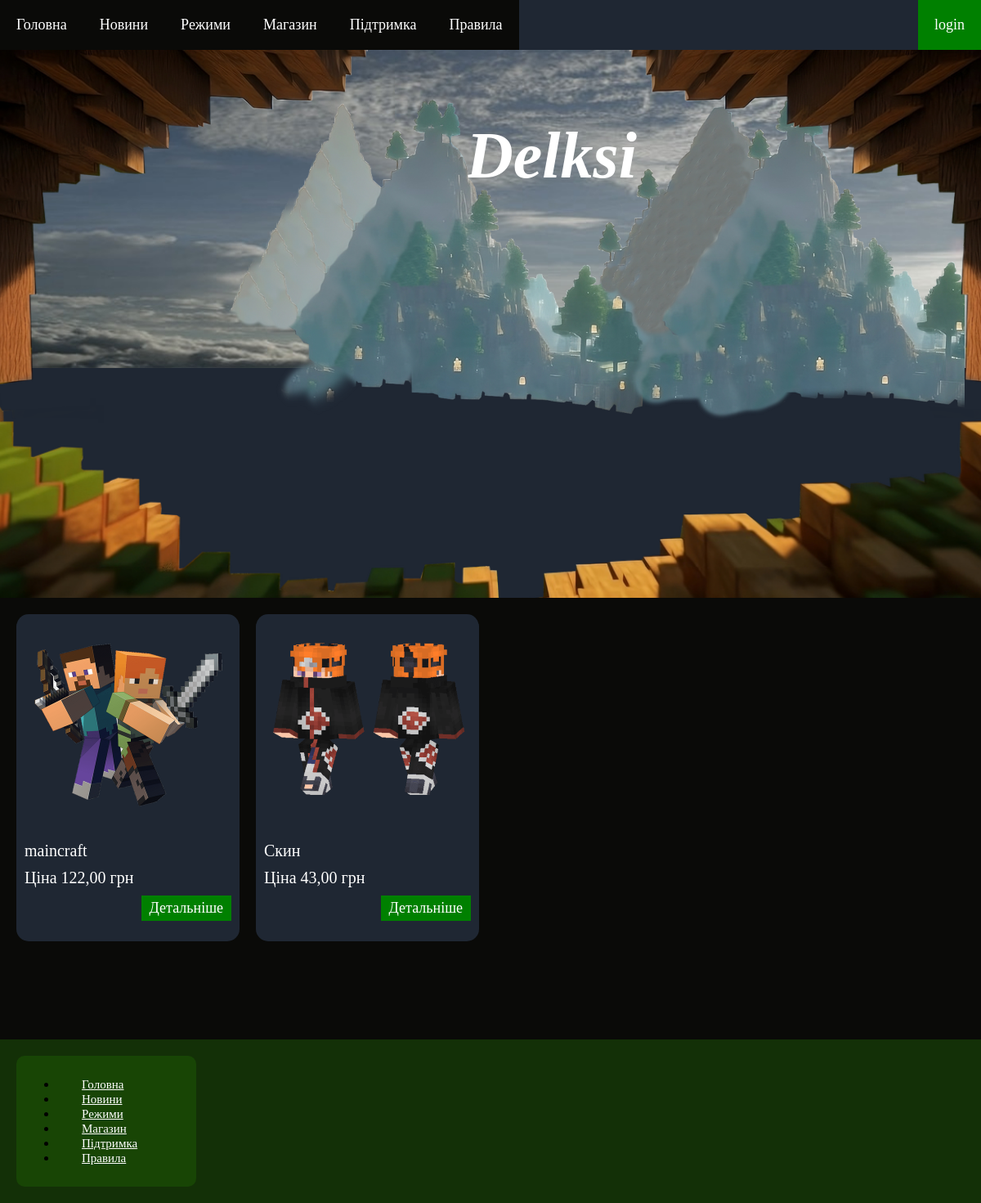
Before: / with the older database file.
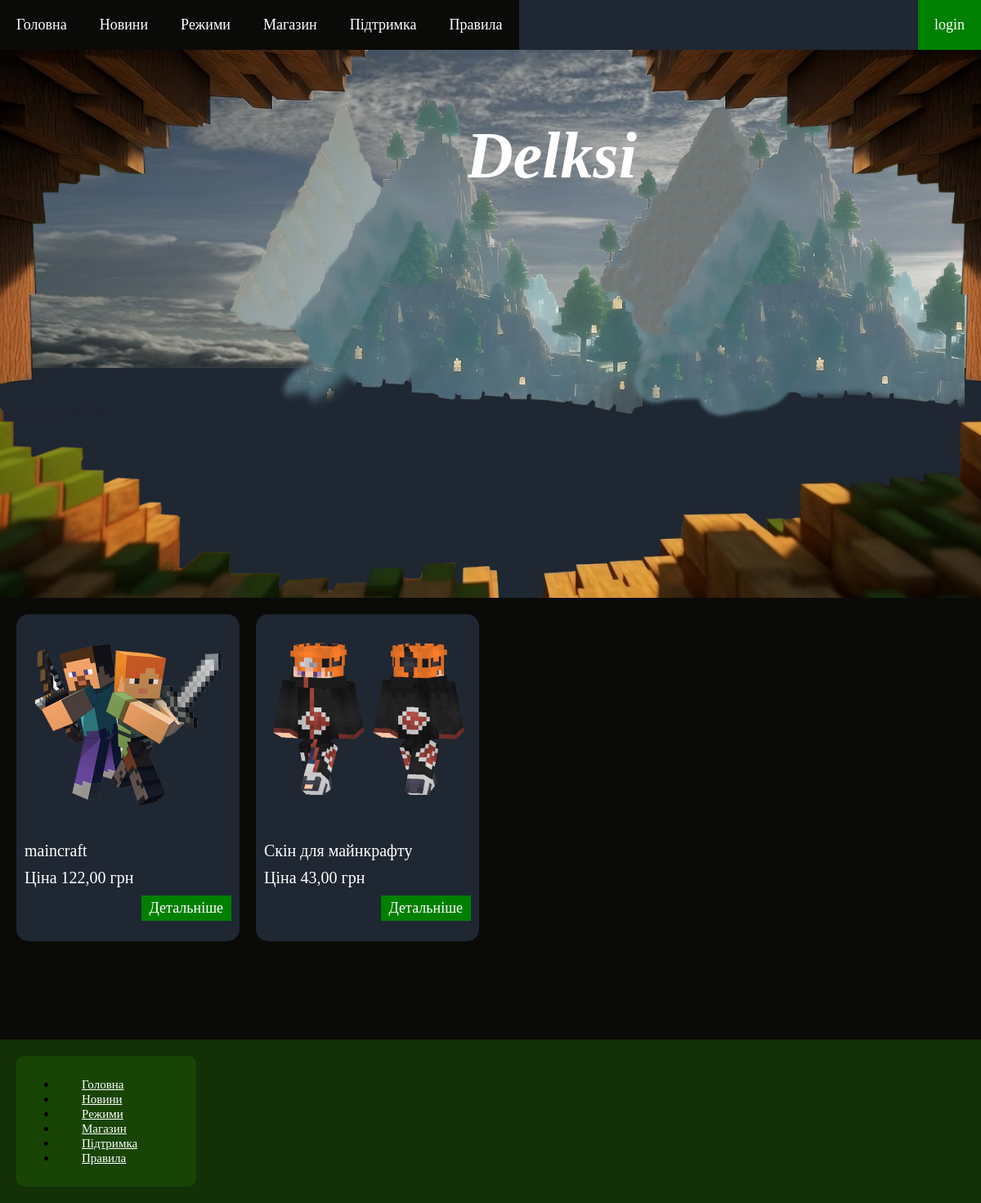
After: the same page with the newer database file.
### Shop/models.py (models this page shows, shortened)
class Products(models.Model):
    name = models.CharField(max_length=50, verbose_name="Назва")
    img = models.ImageField(upload_to='avatar', default='product/avatar_crj2ayQ.jpg')
    description = models.TextField(blank=True, verbose_name="Опис")
    price = models.DecimalField(max_digits=10, decimal_places=2, verbose_name="Ціна товару")
    discont = models.DecimalField(max_digits=100, decimal_places=0, verbose_name="Знижка")
    number = models.DecimalField(max_digits=10, decimal_places=0, default=0, verbose_name="Проданих")
    class Meta:
        verbose_name = "Товар"
        verbose_name_plural = "Товари"

### Shop/views.py (the view)
# urls.py: path('', views.index, name='index'),
def index(request):
    context = {}
    if request.user.username:
        user = User.objects.get(username=request.user.username)
        context.update({"user": user})
    products = Products.objects.all()
    context.update({"products": products})
    return render(request, 'Shop/index.html', context=context)

### templates/Shop/index.html (shortened to what this page needs)
{% extends "Shop/base.html" %}
{% block base %}
<div class="logo">
</div>
<div class="content">
    {% for prod in products %}
        <div class="product">
            <div class="img_div">
                <img class="prod_img" src="{{ prod.img.url }}">
            </div>
            <p class="title">{{ prod.name }}</p>
            <p class="title">Ціна {{ prod.price }} грн</p>
            <a class="prod_link" href="{% url 'product' id=prod.id %}">Детальніше</a>
        </div>
    {% endfor %}
</div>
{% endblock %}

### templates/Shop/base.html (shortened to what this page needs)
<!DOCTYPE html>
<html lang="en">
<head>
    {% load static %}
    <link href="{% static 'Shop/css/style.css' %}" rel="stylesheet">
</head>
<body>
    <div class="head">
        <div class="navig">
        <nav>
            <ul id="nav">
                <li id="li"><a class="head_a" href="{% url 'index' %}">Головна</a></li>
                <li id="li"><a class="head_a" href="{% url 'news' %}">Новини</a></li>
                <li id="li"><a class="head_a" href="{% url 'mode' %}">Режими</a></li>
                <li id="li"><a class="head_a" href="{% url 'shop' %}">Магазин</a></li>
                <li id="li"><a class="head_a" href="{% url 'support' %}">Підтримка</a></li>
                <li id="li"><a class="head_a" href="{% url 'rules' %}">Правила</a></li>
            </ul>
        </nav>
        </div>
        <div class="navig1">
            {% if user.is_authenticated %}
            <a class="user_r" href="{% url 'logout' %}" onclick="return confirm('Ви впевнені, що хочете вийти?')">logout</a>
            <a class="user_r" href="{% url 'user' %}">{{ user.username }}</a>
            <a class="user_r" href="{% url 'admin:index' %}">Admin</a>
            {% else %}
            <a class="user_r" href="{% url 'login' %}">login</a>
            {% endif %}
        </div>
    </div>
        {% block base %}
        {% endblock %}
    <footer>
        <div class="foot_link">
            <nav>
            <ul>
                <li><a class="rule_description" href="{% url 'index' %}">Головна</a></li>
                <li><a class="rule_description" href="{% url 'news' %}">Новини</a></li>
                <li><a class="rule_description" href="{% url 'mode' %}">Режими</a></li>
                <li><a class="rule_description" href="{% url 'shop' %}">Магазин</a></li>
                <li><a class="rule_description" href="{% url 'support' %}">Підтримка</a></li>
                <li><a class="rule_description" href="{% url 'rules' %}">Правила</a></li>
            </ul>
            </nav>
        </div>
    </footer>
</body>
</html>

### static/Shop/css/style.css (style rules this page uses)
body { margin: 0px; padding: 0px; background-color: #1f2733; }
footer { margin: auto; padding: 20px 0px 20px 0px; width: 1200px; background-color: #133007; }
.foot_link { background-color: #184505; width: 200px; margin: 0px 20px 0px 20px; padding: 10px; border-radius: 10px; }
p { margin: 0px; padding: 5px; font-family: cursive; font-size: 18px; color: white; }
.head { margin: auto; padding: 0px; width: 1200px; }
.navig { float: left; background-color: #0a0a08; }
.navig1 { float: right; background-color: green; }
.logo { position: relative; margin: auto; padding: 0px; width: 1200px; height: 670px; overflow-y: hidden; overflow-x: hidden; }
.content { margin: auto; background-color: #0a0a08; padding: 20px 0px 20px 0px; width: 1200px; }
#nav { list-style-type: none; margin: 0; padding: 0; display: flex; }
#li { margin: 20px 20px 20px 20px; }
.head_a { text-decoration: none; font-family: Verdana; font-size: 18px; color: white; }
.user_r { margin: 20px 20px 20px 20px; float: right; text-decoration: none; font-family: Verdana; font-size: 18px; color: white; }
.img_div { display: flex; justify-content: center; align-items: center; padding: 0px; width: 273px; height: 273px; }
.prod_img { padding: 10px; max-width: 250px; max-height: 250px; }
.product { float: left; margin: 0px 0px 20px 20px; width: 273px; height: 400px; border-radius: 15px; background-color: #1f2733; }
.title { padding: 5px 10px 5px 10px; font-family: Verdana; font-size: 20px; color: white; }
.prod_link { float: right; margin: 5px 10px 5px 10px; padding: 5px 10px 5px 10px; background-color: green; text-decoration: none; font-family: Verdana; font-size: 18px; color: white; }
.rule_description { padding: 10px 10px 10px 30px; font-family: Verdana; font-size: 15px; color: white; }

Changed rows visible on the page:
changed Products: name "Скин" → "Скін для майнкрафту"
